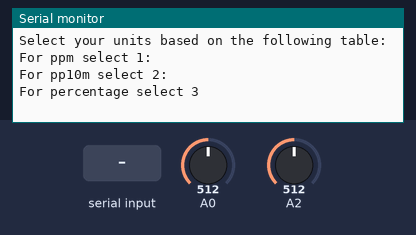
The sketch below on a simulated Arduino Uno, built with avr-gcc and run on an emulated ATmega328P. On the bench: the last lines printed to the serial monitor. The inputs (shaded band) are chosen by the test bench; at power-on: A0 = 512, A2 = 512.

Above: at 1.2 s.
1.3 s: "2" received over Serial
At 2.1 s:
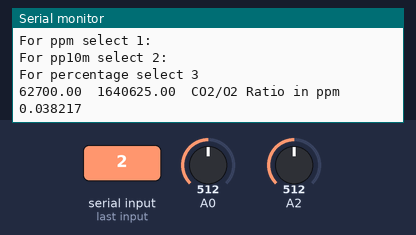
2.8 s: "1" received over Serial
At 3.3 s:
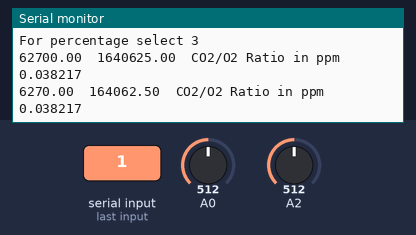

The sketch:

code_for_co2_sensor.ino
```cpp
char rx_byte = 0;
//All the variables of analog_Sensor_1_preferbally for Co2 You Wont need to change the variables
float rawCountA1; //create global variable for reading from A/D converter (0-1023)
float voltageA1; //create global variable for voltage (0-5V)
float slopeA1_ppm  ;
float interceptA1_ppm ;
float sensorValueA1_ppm;


//All the variable of analog_Sensor_2,preferbally for o2 You Wont need to change the variables
float rawCountA2; //create global variable for reading from A/D converter (0-1023)
float voltageA2; //create global variable for voltage (0-5V)
float slopeA2_ppm ;
float interceptA2_ppm ;
float sensorValueA2_ppm;


float ratio;
 //Select your units


void setup() {
  Serial.begin(9600); //setup communication to display
   Serial.println("Select your units based on the following table:");
   Serial.println("For ppm select 1: ");
   Serial.println("For pp10m select 2: ");
   Serial.println("For percentage select 3 ");


}

void loop() {
 if (Serial.available() > 0)
 rx_byte = Serial.read();
 if (rx_byte >= '1') {

  slopeA1_ppm = 2500 ;
    interceptA1_ppm = 20;
    slopeA2_ppm = 65625;
    interceptA2_ppm = 0;

  // Calculation of a2 sensor
  rawCountA2 = analogRead(A2);
  voltageA2 =rawCountA2/1024*5;
  sensorValueA2_ppm = slopeA2_ppm*voltageA2+interceptA2_ppm ;

// Calculation of a1 sensor
  rawCountA1 = analogRead(A0);
  voltageA1 =rawCountA1/1024*5;
  sensorValueA1_ppm = slopeA1_ppm*voltageA1+interceptA1_ppm ;

  //Calcuation of ratio;
  ratio = sensorValueA1_ppm/ sensorValueA2_ppm;

  Serial.print(sensorValueA1_ppm);
  Serial.print("\t");
  Serial.print(sensorValueA2_ppm);
  Serial.print("\t");
  Serial.print("CO2/O2 Ratio in ppm");
  Serial.print("\t");
  Serial.println(ratio,6);
   delay(500);

  }


 rx_byte = Serial.read();
 if (rx_byte >= '2') {
  slopeA1_ppm = 25000 ;
   interceptA1_ppm = 200;
     slopeA2_ppm = 656250;
    interceptA2_ppm = 0;

  // Calculation of a2 sensor
  rawCountA2 = analogRead(A2);
  voltageA2 =rawCountA2/1024*5;
  sensorValueA2_ppm = slopeA2_ppm*voltageA2+interceptA2_ppm ;

// Calculation of a1 sensor
  rawCountA1 = analogRead(A0);
  voltageA1 =rawCountA1/1024*5;
  sensorValueA1_ppm = slopeA1_ppm*voltageA1+interceptA1_ppm ;

  //Calcuation of ratio;
  ratio = sensorValueA1_ppm/ sensorValueA2_ppm;

  Serial.print(sensorValueA1_ppm);
  Serial.print("\t");
  Serial.print(sensorValueA2_ppm);
  Serial.print("\t");
  Serial.print("CO2/O2 Ratio in ppm");
  Serial.print("\t");
  Serial.println(ratio,6);
   delay(500);

 }

 rx_byte = Serial.read();
 if (rx_byte >= '3')
  {
  slopeA1_ppm = 2.5 ;
    interceptA1_ppm = 0.2;
    slopeA2_ppm = 65625;
    interceptA2_ppm = 0;

  // Calculation of a2 sensor
  rawCountA2 = analogRead(A2);
  voltageA2 =rawCountA2/1024*5;
  sensorValueA2_ppm = slopeA2_ppm*voltageA2+interceptA2_ppm ;

// Calculation of a1 sensor
  rawCountA1 = analogRead(A0);
  voltageA1 =rawCountA1/1024*5;
  sensorValueA1_ppm = slopeA1_ppm*voltageA1+interceptA1_ppm ;

  //Calcuation of ratio;
  ratio = sensorValueA1_ppm/ sensorValueA2_ppm;

  Serial.print(sensorValueA1_ppm);
  Serial.print("\t");
  Serial.print(sensorValueA2_ppm);
  Serial.print("\t");
  Serial.print("CO2/O2 Ratio in ppm");
  Serial.print("\t");
  Serial.println(ratio,6);
   delay(500);

  }


  //wait half second


}
```

Measured:
- after the input at 1.3 s, the serial monitor: prints a new line at once (image 1)
- after the input at 2.8 s, the serial monitor: prints a new line at once (image 2)
